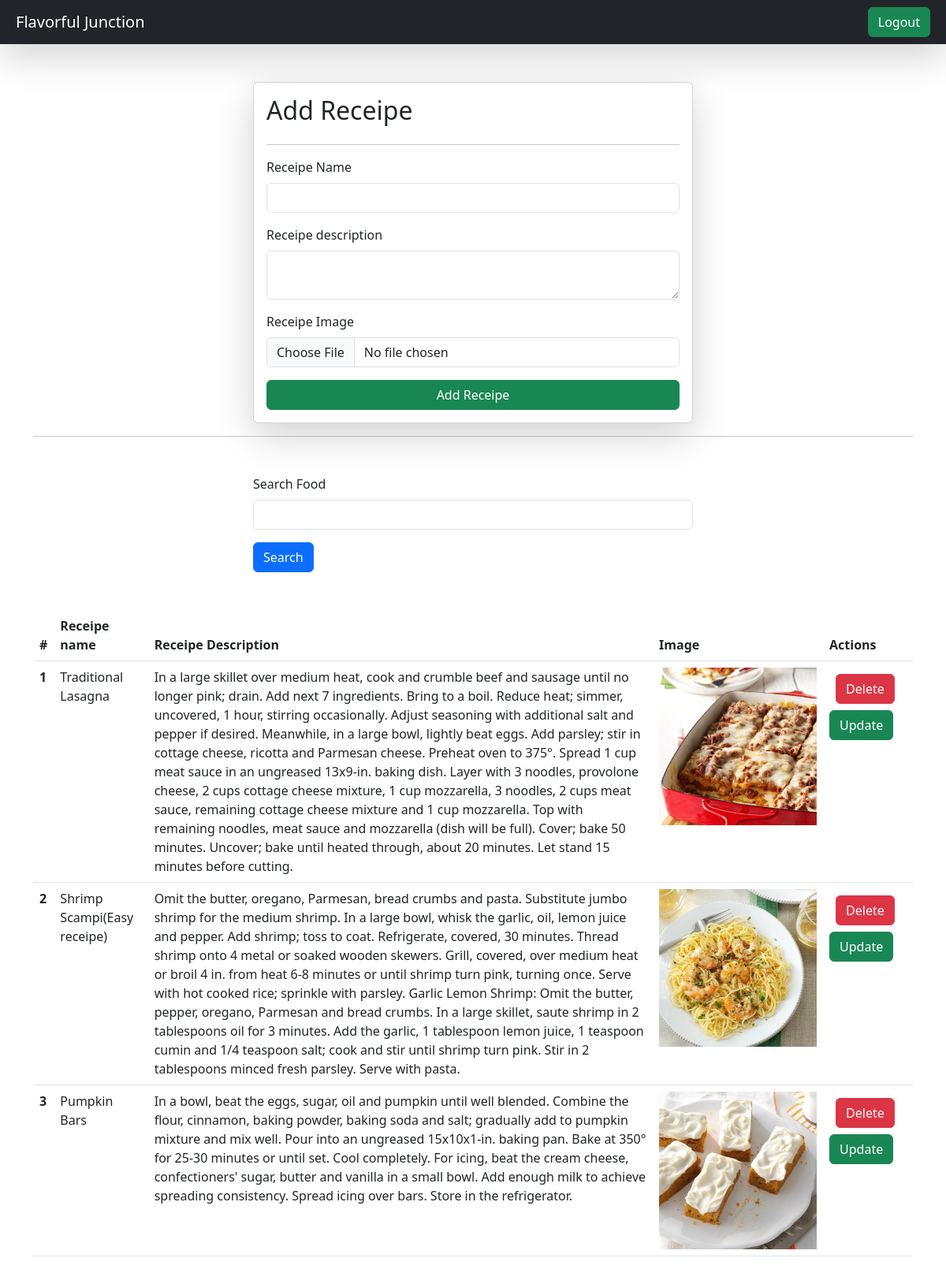
/receipes/ (signed in), run on the app's committed database.
### vege/models.py (models this page shows)
class Receipe(models.Model):
    user = models.ForeignKey(User, on_delete=models.SET_NULL, null=True, blank=True)
    receipe_name = models.CharField(max_length=100)
    receipe_description = models.TextField()
    receipe_image = models.ImageField(upload_to = "receipe")
    receipe_view_count = models.IntegerField(default=1)

### vege/views.py (the view, shortened to what this page needs)
# urls.py: path('receipes/',receipes,name="receipes"),
@login_required(login_url="/login/")
def receipes(request):
    queryset = Receipe.objects.all()
    if request.GET.get('search'):
        queryset = queryset.filter(receipe_name__icontains = request.GET.get('search'))
    context = {'receipes': queryset}
    return render(request, 'receipes.html',context)

### vege/templates/receipes.html (shortened to what this page needs)
{% extends 'base.html' %}
{% block start %}
<div class="container mt-5" >
    <form class="col-6 mx-auto card p-3 shadow-lg" method="post" enctype="multipart/form-data">
        <h2>Add Receipe</h2>
        <hr>
        <div class="mb-3">
          <label for="exampleInputEmail1" class="form-label">Receipe Name</label>
          <input name="receipe_name" required type="name" class="form-control">
        </div>
        <div class="mb-3">
          <label for="exampleInputPassword1"class="form-label">Receipe description</label>
          <textarea class="form-control" name="receipe_description" required></textarea>
        </div>
        <div class="mb-3">
            <label for="exampleInputPassword1" class="form-label">Receipe Image</label>
            <input name="receipe_image"type="file" class="form-control">
          </div>
        <button type="submit" class="btn btn-success">Add Receipe</button>
      </form>
      <hr>
      <div class="mt-5">
        <div class="mx-auto col-6">
            <form>
            <div class="mb-3">
                <label for="exampleInputEmail1" class="form-label">Search Food</label>
                <input name="search" type="text" class="form-control">
              </div>
              <button type="submit" class="btn btn-primary">Search</button>
            </form>
        </div>
      </div>
      <table class="table mt-5">
        <thead>
          <tr>
            <th scope="col">#</th>
            <th scope="col">Receipe name</th>
            <th scope="col">Receipe Description</th>
            <th scope="col">Image</th>
            <th scope="col">Actions</th>
          </tr>
        </thead>
        <tbody>
            {% for receipe in receipes %}
          <tr>
            <th scope="row">{{forloop.counter}}</th>
            <td>{{receipe.receipe_name}}</td>
            <td>{{receipe.receipe_description}}</td>
            <td>
                <img src="/media/{{receipe.receipe_image}}" style="height: 200px"></td>
                <td>
                    <a href="/delete-receipe/{{receipe.id}}" class="btn btn-danger m-2">Delete</a>
                    <a href="/update-receipe/{{receipe.id}}" class="btn btn-success">Update</a>
                </td>
          </tr>
         {% endfor %}
        </tbody>
      </table>
</div>
{% endblock %}

### home/templates/base.html (shortened to what this page needs)
<!DOCTYPE html>
<html>
    <head>
        <link href="https://cdn.jsdelivr.net/npm/bootstrap@5.3.0/dist/css/bootstrap.min.css" rel="stylesheet">
  </head>
    <body>
        <nav class="navbar p-2 bg-dark shadow-lg">
            <div class="container-fluid">
              <a class="navbar-brand text-white">Flavorful Junction</a>
              <form class="d-flex" role="search">
            {% if request.user.is_authenticated %}
                <a href="/logout/" class="btn btn-success" type="submit">Logout</a>
            {% else %}
            <a href="/login/" class="btn btn-success" type="submit">Login</a>
            {% endif %}
              </form>
            </div>
          </nav>
        {% block start %}
        {% endblock %}
    </body>
</html>

### data on the page
Receipe: receipe_name "Traditional Lasagna", receipe_description "In a large skillet over medium heat, cook and crumble beef and sausage until no longer pink; drain. Add next 7 ingredients. Bring to a boil. Reduce heat; simmer, uncovered, 1 hour, stirring occasionally. Adjust seasoning with additional salt and pepper if desired. Meanwhile, in a large bowl, lightly beat eggs. Add parsley; stir in cottage cheese, ricotta and Parmesan cheese. Preheat oven to 375°. Spread 1 cup meat sauce in an ungreased 13x9-in. baking dish. Layer with 3 noodles, provolone cheese, 2 cups cottage cheese mixture, 1 cup mozzarella, 3 noodles, 2 cups meat sauce, remaining cottage cheese mixture and 1 cup mozzarella. Top with remaining noodles, meat sauce and mozzarella (dish…", receipe_image (picture)
Receipe: receipe_name "Shrimp Scampi(Easy receipe)", receipe_description "Omit the butter, oregano, Parmesan, bread crumbs and pasta. Substitute jumbo shrimp for the medium shrimp. In a large bowl, whisk the garlic, oil, lemon juice and pepper. Add shrimp; toss to coat. Refrigerate, covered, 30 minutes. Thread shrimp onto 4 metal or soaked wooden skewers. Grill, covered, over medium heat or broil 4 in. from heat 6-8 minutes or until shrimp turn pink, turning once. Serve with hot cooked rice; sprinkle with parsley. Garlic Lemon Shrimp: Omit the butter, pepper, oregano, Parmesan and bread crumbs. In a large skillet, saute shrimp in 2 tablespoons oil for 3 minutes. Add the garlic, 1 tablespoon lemon juice, 1 teaspoon cumin and 1/4 teaspoon salt; cook and stir until…", receipe_image (picture)
Receipe: receipe_name "Pumpkin Bars", receipe_description "In a bowl, beat the eggs, sugar, oil and pumpkin until well blended. Combine the flour, cinnamon, baking powder, baking soda and salt; gradually add to pumpkin mixture and mix well. Pour into an ungreased 15x10x1-in. baking pan. Bake at 350° for 25-30 minutes or until set. Cool completely. For icing, beat the cream cheese, confectioners' sugar, butter and vanilla in a small bowl. Add enough milk to achieve spreading consistency. Spread icing over bars. Store in the refrigerator.", receipe_image (picture)
